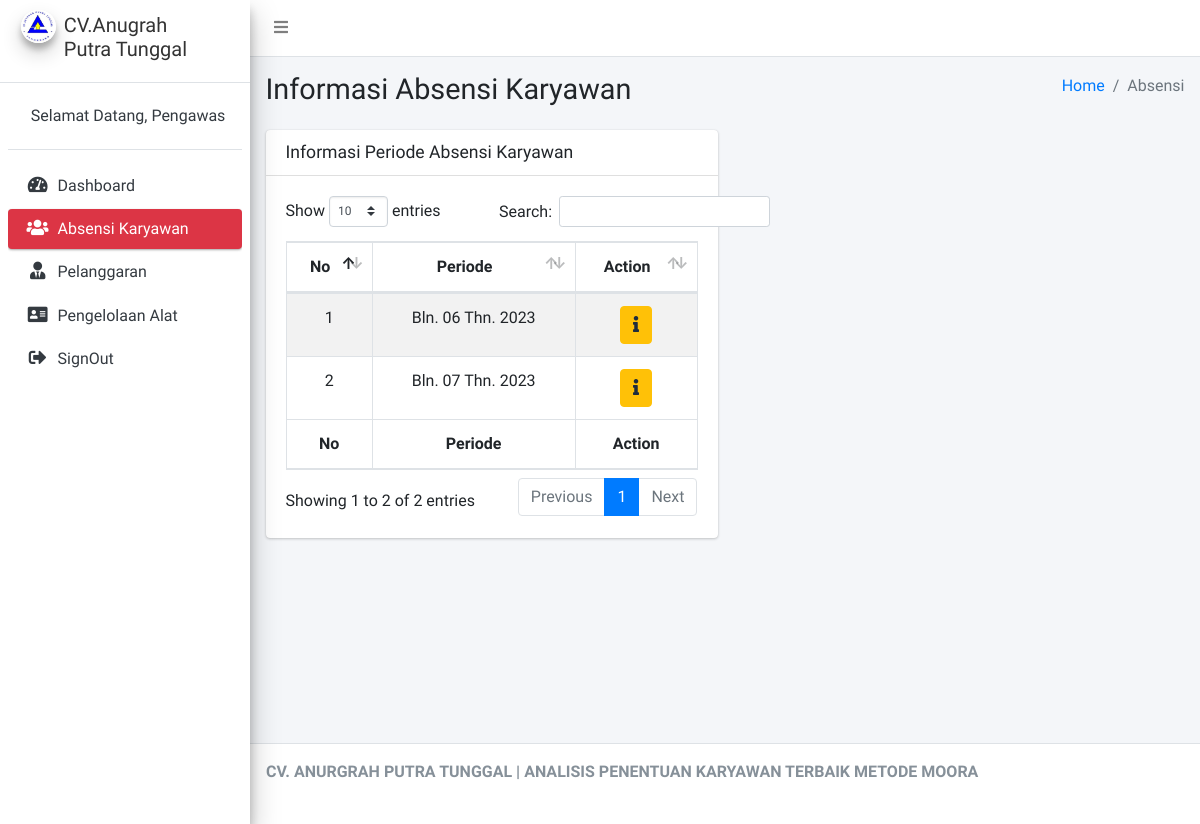
The app's page /Pengawas/cAbsensi/view/2 (signed in), older data.
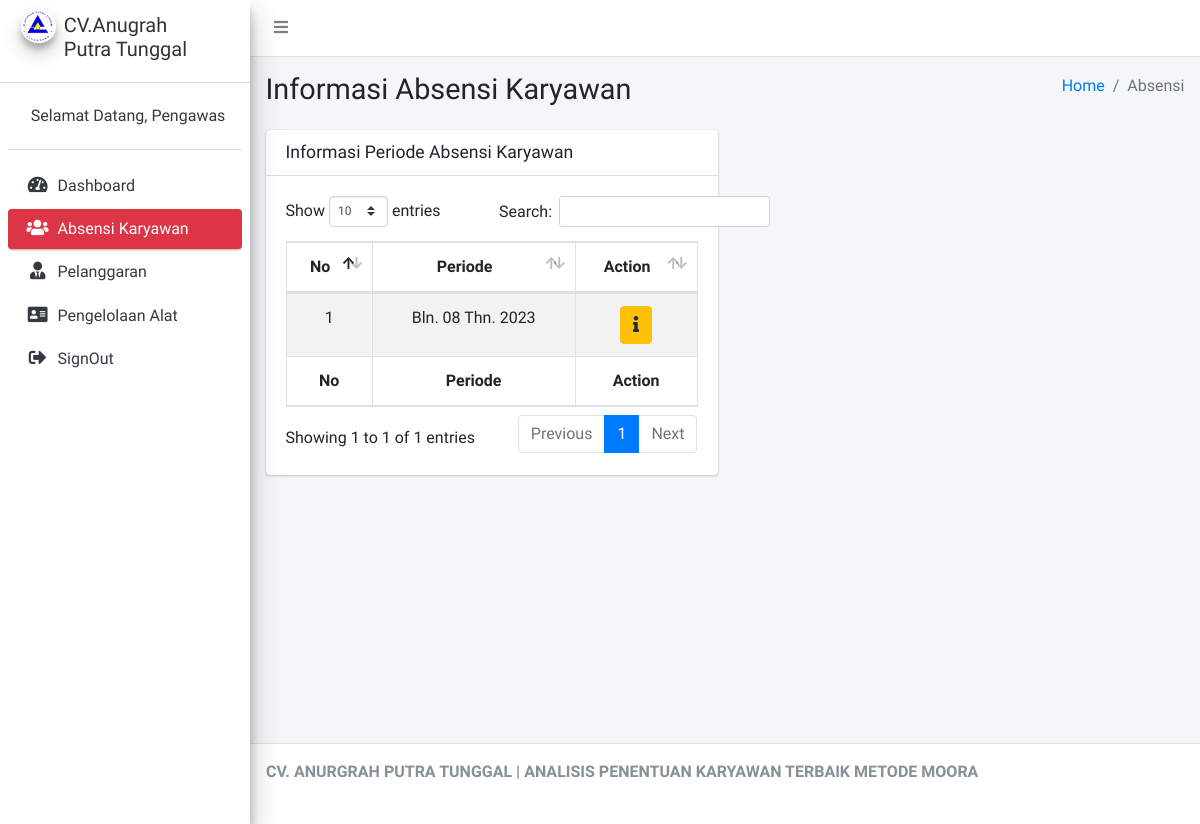
The same page, newer data.
### tables this page shows
CREATE TABLE `tbl_absensi` (
  `id_absensi` int(11) NOT NULL,
  `id_karyawan` int(11) NOT NULL,
  `tgl_absensi` varchar(15) NOT NULL,
  `stat_absensi` int(11) NOT NULL,
  `time` time NOT NULL
);

### application/controllers/Pengawas/cAbsensi.php (called while the page is built, shortened)
<?php
class cAbsensi extends CI_Controller
{
	public function __construct()
	{
		$this->load->model('mAbsensi');
	}
	public function view($id)
	{
		$data = array(
			'view_absensi' => $this->mAbsensi->select($id)
		);
		$this->load->view('Pengawas/Layout/head');
		$this->load->view('Pengawas/Layout/aside');
		$this->load->view('Pengawas/vDetailAbsensi', $data);
		$this->load->view('Pengawas/Layout/footer');
	}
}

### index.php (called while the page is built, shortened)
<?php
require_once BASEPATH.'core/CodeIgniter.php';

### application/models/mAbsensi.php (called while the page is built, shortened)
<?php
class mAbsensi extends CI_Model
{
	public function select($id)
	{
		$this->db->select('*');
		$this->db->from('tbl_absensi');
		$this->db->group_by('MONTH(tgl_absensi)');
		$this->db->where('id_karyawan', $id);
		return $this->db->get()->result();
	}
}

### application/views/Pengawas/vDetailAbsensi.php (the view, shortened to what this page needs)
<div class="content-wrapper">
	<section class="content-header">
		<div class="container-fluid">
			<div class="row mb-2">
				<div class="col-sm-6">
					<h1>Informasi Absensi Karyawan</h1>
				</div>
				<div class="col-sm-6">
					<ol class="breadcrumb float-sm-right">
						<li class="breadcrumb-item"><a href="#">Home</a></li>
						<li class="breadcrumb-item active">Absensi</li>
					</ol>
				</div>
			</div>
		</div>
	</section>
	<section class="content">
		<div class="container-fluid">
			<div class="row">
				<div class="col-6  ">
					<div class="card">
						<div class="card-header">
							<h3 class="card-title">Informasi Periode Absensi Karyawan</h3>
						</div>
						<div class="card-body">
							<table id="example1" class="table table-bordered table-striped">
								<thead>
									<tr>
										<th class="text-center">No</th>
										<th class="text-center">Periode</th>
										<th class="text-center">Action</th>
									</tr>
								</thead>
								<tbody>
									<?php
									$no = 1;
									foreach ($view_absensi as $key => $value) {
									?>
										<?php
										$str = $value->tgl_absensi;
										$explode = explode("-", $str);
										?>
										<tr>
											<td class="text-center"><?= $no++ ?></td>
											<td class="text-center">Bln. <?= $explode[1] ?> Thn. <?= $explode[0] ?></td>
											<td class="text-center">
												<div class="btn-group">
													<a href="<?= base_url('Pengawas/cAbsensi/rincian/' . $explode[1] . '/' . $explode[0] . '/' . $value->id_karyawan) ?>" class="btn btn-warning"><i class="fas fa-info"></i></a>
												</div>
											</td>
										</tr>
									<?php
									}
									?>
								</tbody>
								<tfoot>
									<tr>
										<th class="text-center">No</th>
										<th class="text-center">Periode</th>
										<th class="text-center">Action</th>
									</tr>
								</tfoot>
							</table>
						</div>
					</div>
				</div>
			</div>
		</div>
	</section>
</div>

Row changes from the older to the newer data that the page shows:
no longer on this page (row edited): tbl_absensi: tgl_absensi "06", tgl_absensi "2023"
no longer on this page (row edited): tbl_absensi: tgl_absensi "07", tgl_absensi "2023"
now on this page (row edited): tbl_absensi: tgl_absensi "08", tgl_absensi "2023"
Text that changed along with them:
text written by a page script: "Show entries Search: Showing 1 to 2 of 2 entries Previous 1 Next" → "Show entries Search: Showing 1 to 1 of 1 entries Previous 1 Next"
